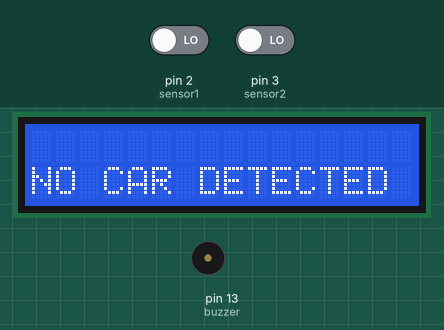
Recording of a sketch running on a simulated Arduino Uno, built with avr-gcc and run on an emulated ATmega328P. On the bench: 16×2 character LCD, buzzer (waves = sounding, pin HIGH). The inputs (shaded band) are chosen by the test bench; at power-on: pin 2 (sensor1) LOW, pin 3 (sensor2) LOW. What the sketch prints to the serial monitor is not drawn.

Above: at 2.2 s.
2.3 s: pin 2 (sensor1) driven HIGH
At 3.5 s:
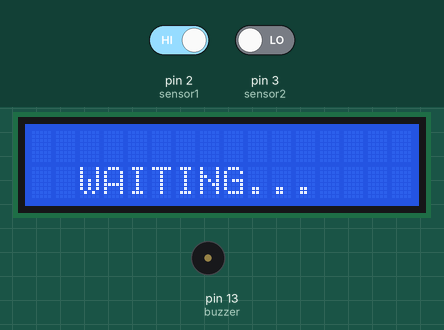
3.8 s: pin 3 (sensor2) driven HIGH
At 3.95 s:
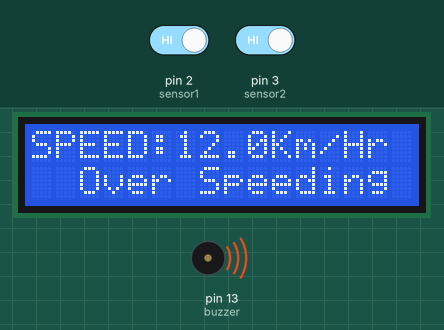
5.9 s: pin 3 (sensor2) driven LOW
At 6.4 s:
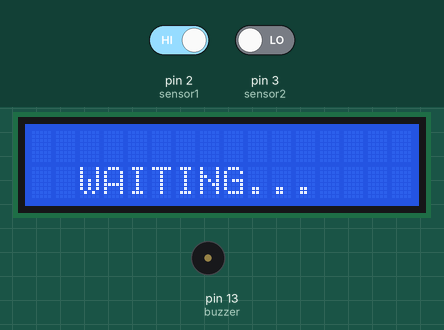
Timing chart, 0 to 8.9 s (numbered marks = the images above; inputs shaded):
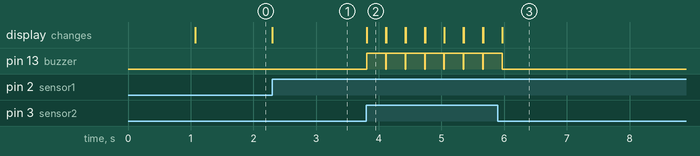

Measured:
- after the input at 2.3 s, the display: changes at once (image 1)
- after the input at 3.8 s, pin 13 (buzzer): alternates HIGH for 0.30 s and LOW for 0.01 s, starting at once; the display: changes at once (image 2)
- after the input at 5.9 s, pin 13 (buzzer): goes on until 6.0 s, then stays LOW; the display: first differs from a run without the input after 0.07 s (image 3)

The sketch:

Speedometer.ino
```cpp
#include<SoftwareSerial.h>
#include<LiquidCrystal.h>

LiquidCrystal lcd(9, 8, 4, 5, 6, 7);

float timer1=0.0;
float timer2=0.0;

float Time=0.0;

int flag1 = 0;
int flag2 = 0;

float distance = 5.0;
float speed=0;

int sensor1 = 2;
int sensor2 = 3;

int buzzer = 13;

float speedLimit = 0.0;
String s;

void setup(){
  Serial.begin(9600);

  Serial.println("Enter Speed Limit: ");

  pinMode(sensor1, INPUT);
  pinMode(sensor2, INPUT);
  pinMode(buzzer, OUTPUT);

  lcd.begin(16,2);
  lcd.clear();
  lcd.setCursor(4,0);
  lcd.print("DIGITAL");
  lcd.setCursor(2,1);
  lcd.print("SPEEDOMETER..");
  delay(500);

  while(Serial.available()>0)
  {
      s=Serial.readString();

//      Serial.println(s);

  }
  speedLimit=s.toFloat();
  Serial.println(".00 km/hr");
  //Serial.println(speedLimit);
  delay(500);
  lcd.clear();
}

void loop() {


//  if(mySerial.available()>0)
//  {
//     s = mySerial.readString();
//     speedLimit = s.toInt();
//  }
//  Serial.println(s);
//  Serial.println(speedLimit);
if(digitalRead (sensor1) == HIGH && flag1==0){timer1 = millis(); flag1=1;}

if(digitalRead (sensor2) == HIGH && flag2==0){timer2 = millis(); flag2=1;}

if (flag1==1 && flag2==1){
     if(timer1 > timer2){Time = timer1 - timer2;}
else if(timer2 > timer1){Time = timer2 - timer1;}
 Time=Time/1000;
 speed=(distance/Time);
 speed=speed*3600;
 speed=speed/1000;
}

if(speed==0){
lcd.setCursor(0, 1);
if(flag1==0 && flag2==0){lcd.print("NO CAR DETECTED ");}
                    else{lcd.print("  WAITING...    ");}
}
else{
    lcd.clear();
    lcd.setCursor(0, 0);
    lcd.print("SPEED:");
    lcd.print(speed,1);
    lcd.print("Km/Hr  ");
    lcd.setCursor(0, 1);
    if(speed > speedLimit){lcd.print("  Over Speeding  "); digitalWrite(buzzer, HIGH);}
            else{lcd.print("  Normal Speed   "); }
    delay(300);
    digitalWrite(buzzer, LOW);
    lcd.clear();
    speed = 0;
    flag1 = 0;
    flag2 = 0;
 }
}
```
